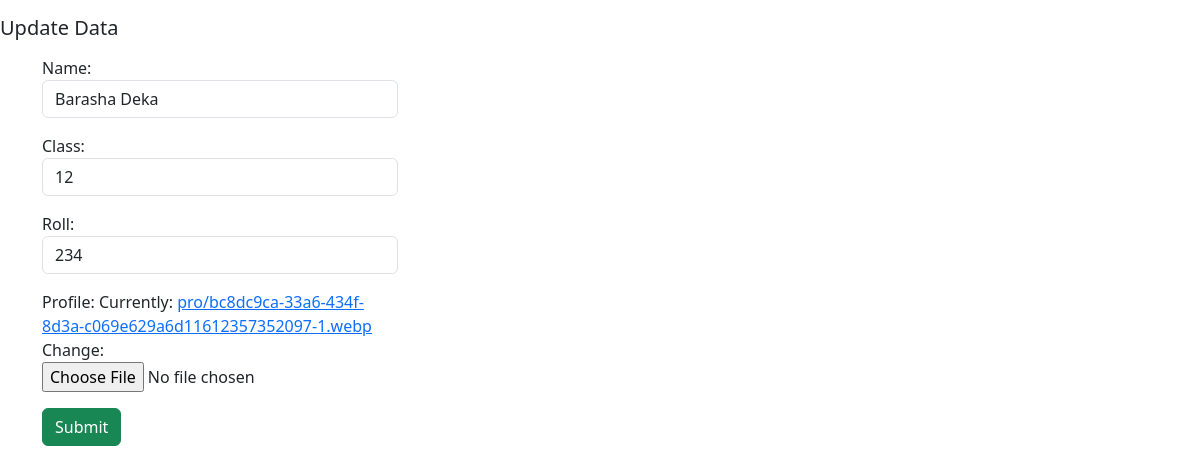
Page /update/4 on the committed database.
### cdata/models.py (models this page shows, shortened)
class Students(models.Model):
    name=models.CharField(max_length=200)
    cl=models.CharField(max_length=200)
    roll=models.IntegerField()
    pro_img=models.ImageField(upload_to='pro')

### cdata/views.py (the view)
# urls.py: path('update/<int:id>',views.updatedata,name='update_data'),
def updatedata(request,id):
    if request.method=='POST':
        u_data=Students.objects.get(pk=id)
        fm=StudentForm(request.POST,instance=u_data)
        if fm.is_valid():
            fm.save()
    else:
        u_data=Students.objects.get(pk=id)
        fm=StudentForm(instance=u_data)
    return render(request,'photo.html',{'form':fm})

### cdata/forms.py
class StudentForm(forms.ModelForm):
    class Meta:
        model=Students
        fields='__all__'
        labels={'cl':'Class','pro_img':'Profile'}
        widgets={'name':forms.TextInput(attrs=
        {'class':'form-control'}),'cl':forms.TextInput(attrs=
        {'class':'form-control'}),'roll':forms.TextInput(attrs=
        {'class':'form-control'}),
        }

### cdata/templates/photo.html (shortened to what this page needs)
{% extends "base.html" %}
  {% block content  %}
    <p><h5>Update Data </h5></p>
    <div class="container">
      <div class="row">
        <div class="col-4">
          <form action = "" enctype="multipart/form-data"  method = "post">
          {{form.as_p}}
          <button type="submit" class="btn btn-success">Submit</button>
          </form>
        </div>
      </div>
    </div>
  {% endblock %}

### rows in the picture
Students: name "Barasha Deka", cl "12", roll "234"
